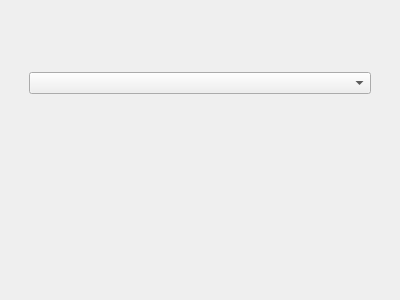
<?xml version="1.0" encoding="UTF-8"?>
<ui version="4.0">
 <class>testForm</class>
 <widget class="QWidget" name="testForm">
  <property name="geometry">
   <rect>
    <x>0</x>
    <y>0</y>
    <width>400</width>
    <height>300</height>
   </rect>
  </property>
  <property name="windowTitle">
   <string>Form</string>
  </property>
  <layout class="QVBoxLayout" name="verticalLayout">
   <item>
    <widget class="QWidget" name="widget" native="true">
     <layout class="QVBoxLayout" name="verticalLayout_2">
      <item>
       <widget class="QWidget" name="widget_2" native="true">
        <layout class="QVBoxLayout" name="verticalLayout_3">
         <item>
          <widget class="QComboBox" name="comboBox"/>
         </item>
        </layout>
       </widget>
      </item>
      <item>
       <widget class="QWidget" name="widget_info" native="true"/>
      </item>
     </layout>
    </widget>
   </item>
  </layout>
 </widget>
 <resources/>
 <connections/>
</ui>
